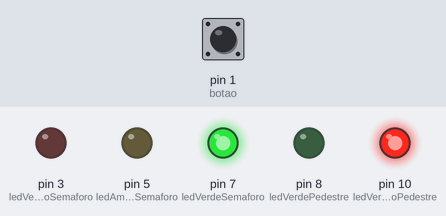
Bench run of a sketch on a simulated Arduino Uno, built with avr-gcc and run on an emulated ATmega328P. Shown: output pins drawn as LEDs (lit = HIGH). Dashed ring = blinking. Inputs (shaded band) come from the test bench; at power-on: pin 1 (botao) HIGH.

Above: at 1.2 s.
1.3 s: pin 1 (botao) pulled LOW for 0.15 s
At 2.1 s:
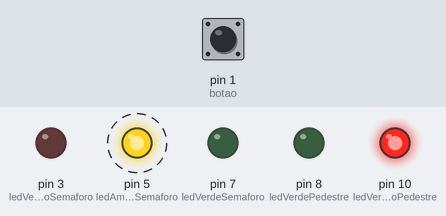
At 8.0 s:
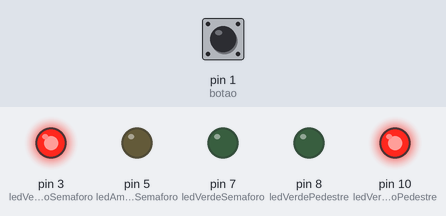
Timing chart, 0 to 25.3 s (numbered marks = the images above; inputs shaded):
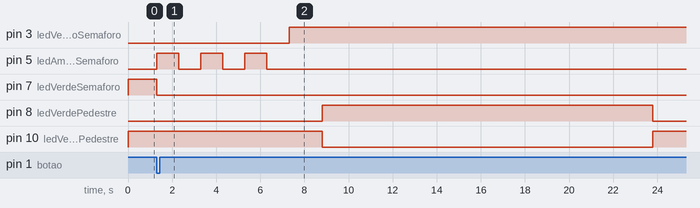

The sketch:

Semaforo.ino
```cpp
int ledVermelhoSemaforo = 3;
int ledAmareloSemaforo = 5;
int ledVerdeSemaforo = 7;
int ledVerdePedestre = 8;
int ledVermelhoPedestre = 10;
int botao = 1;

void setup(){
  pinMode(ledVermelhoSemaforo, OUTPUT);
  pinMode(ledAmareloSemaforo, OUTPUT);
  pinMode(ledVerdeSemaforo, OUTPUT);
  pinMode(ledVerdePedestre, OUTPUT);
  pinMode(ledVermelhoPedestre, OUTPUT);
  pinMode(botao, INPUT_PULLUP);

  digitalWrite(ledVermelhoSemaforo, LOW);
  digitalWrite(ledAmareloSemaforo, LOW);
  digitalWrite(ledVerdeSemaforo, HIGH);
  digitalWrite(ledVerdePedestre, LOW);
  digitalWrite(ledVermelhoPedestre, HIGH);
}

void loop(){
    //ligar pedestre
    if(digitalRead(botao) == LOW){

    for(int i = 0; i < 3; i++){
    //mudar para amarelo
    digitalWrite(ledAmareloSemaforo, HIGH);
    digitalWrite(ledVerdeSemaforo, LOW);
    delay(1000);
    digitalWrite(ledAmareloSemaforo, LOW);
    delay(1000);
    }

     //transitar para vermelho
    digitalWrite(ledVermelhoSemaforo, HIGH);
    digitalWrite(ledAmareloSemaforo, LOW);
    delay(1500);

    //ligar pedestre
    digitalWrite(ledVermelhoPedestre, LOW);
    digitalWrite(ledVerdePedestre, HIGH);
    delay(15000);

    //desligar pedestre
    digitalWrite(ledVerdePedestre, LOW);
    digitalWrite(ledVermelhoPedestre, HIGH);
    delay(15000);

    digitalWrite(ledVermelhoSemaforo, LOW);
    digitalWrite(ledAmareloSemaforo, LOW);
    digitalWrite(ledVerdeSemaforo, HIGH);
    digitalWrite(ledVerdePedestre, LOW);
    digitalWrite(ledVermelhoPedestre, HIGH);
    delay(1000);
  }
}
```

Measured:
- after the input at 1.3 s, pin 3 (ledVermelhoSemaforo): LOW → HIGH after 6.0 s; pin 5 (ledAmareloSemaforo): alternates HIGH for 1.0 s and LOW for 1.0 s, 6 changes in all, then stays LOW, starting at once
